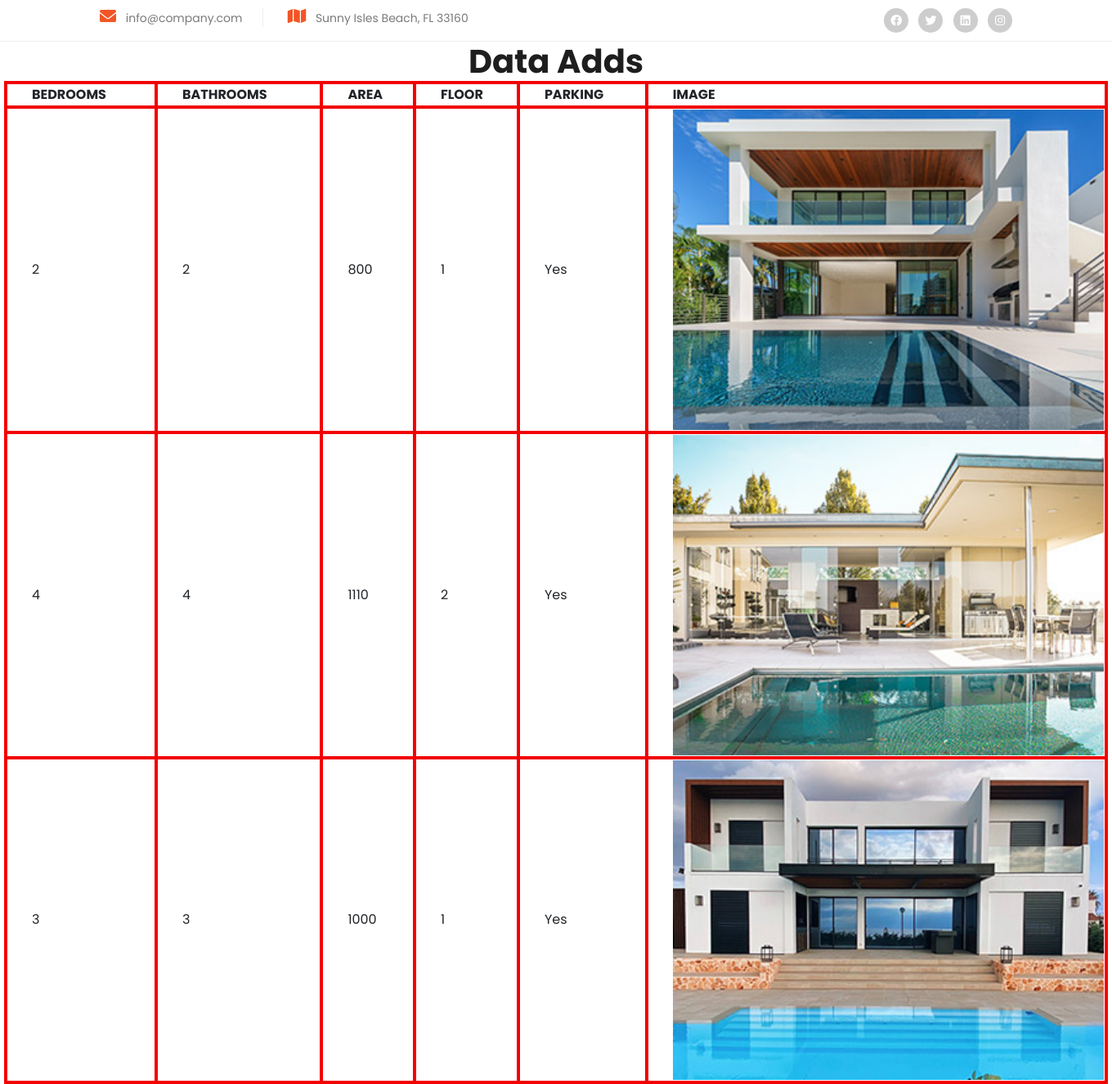
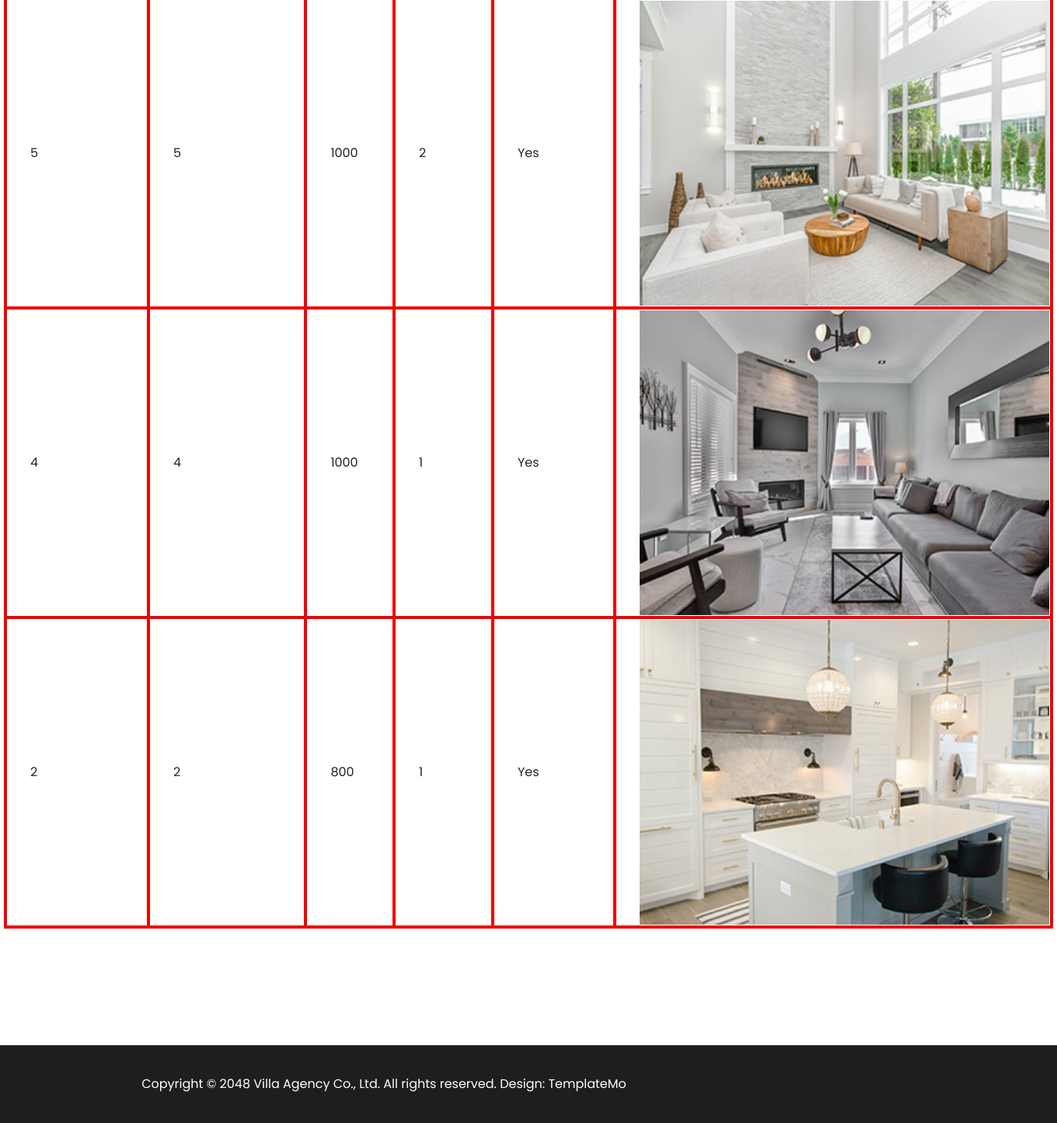
Page /dview/ on the committed database (2 pictures, top to bottom).
### villapp/models.py (models this page shows)
class Data(models.Model):
    BED = models.CharField(max_length=50)
    BATH = models.CharField(max_length=50)
    ARE = models.CharField(max_length=50)
    FLO = models.CharField(max_length=50)
    PAR = models.CharField(max_length=50)
    IMG = models.ImageField(upload_to='images/')

### villapp/views.py (the view)
# urls.py: path('dview/', views.dataviewss, name='dview'),
def dataviewss(request):
    dviews=Data1.objects.all()
    return render(request, 'dataview.html',{'userss':dviews})

### templates/dataview.html (shortened to what this page needs)
{%load static%}
<!DOCTYPE html>
<html lang="en">
  <head>
    <link rel="stylesheet" href="{% static 'vendor/bootstrap/css/bootstrap.min.css' %}">
    <link rel="stylesheet" href="{% static 'css/fontawesome.css' %}">
    <link rel="stylesheet" href="{% static 'css/templatemo-villa-agency.css' %}">
    <link rel="stylesheet" href="{% static 'css/owl.css' %}">
    <link rel="stylesheet" href="{% static 'css/animate.css' %}">
    <link rel="stylesheet"href="https://unpkg.com/swiper@7/swiper-bundle.min.css"/>
  </head>
<body>
  <div class="sub-header">
    <div class="container">
      <div class="row">
        <div class="col-lg-8 col-md-8">
          <ul class="info">
            <li><i class="fa fa-envelope"></i> info@company.com</li>
            <li><i class="fa fa-map"></i> Sunny Isles Beach, FL 33160</li>
          </ul>
        </div>
        <div class="col-lg-4 col-md-4">
          <ul class="social-links">
            <li><a href="#"><i class="fab fa-facebook"></i></a></li>
            <li><a href="https://x.com/minthu" target="_blank"><i class="fab fa-twitter"></i></a></li>
            <li><a href="#"><i class="fab fa-linkedin"></i></a></li>
            <li><a href="#"><i class="fab fa-instagram"></i></a></li>
          </ul>
        </div>
      </div>
    </div>
  </div>
  <center>
    <h1>Data Adds</h1>
<table style="width:1350px ; height: 200px;">
    <th>BEDROOMS</th>
    <th>BATHROOMS</th>
    <th>AREA</th>
    <th>FLOOR</th>
    <th>PARKING</th>
    <th>IMAGE</th>
    {% for obj in userss %}
    <tr>
        <td>{{obj.BED}}</td>
        <td>{{obj.BATH}}</td>
        <td>{{obj.ARE}}</td>
        <td>{{obj.FLO}}</td>
        <td>{{obj.PAR}}</td>
        {% if obj.IMG %}
        <td><img src="{{obj.IMG.url}}"></img></td>
        {% endif %}
    </tr>
    {% endfor %}
</table>
</center>
  <footer>
    <div class="container">
      <div class="col-lg-8">
        <p>Copyright © 2048 Villa Agency Co., Ltd. All rights reserved.
        Design: <a rel="nofollow" href="https://templatemo.com" target="_blank">TemplateMo</a></p>
      </div>
    </div>
  </footer>
  </body>
</html>

### static/css/templatemo-villa-agency.css (style rules this page uses)
html, body, div, span, applet, object, iframe, h1, h2, h3, h4, h5, h6, p, blockquote, div pre, a, abbr, acronym, address, big, cite, code, del, dfn, em, font, img, ins, kbd, q, s, samp, small, strike, strong, sub, sup, tt, var, b, u, i, center, dl, dt, dd, ol, ul, li, figure, header, nav, section, article, aside, footer, figcaption { margin: 0; padding: 0; border: 0; outline: 0; }
ul, li { padding: 0; margin: 0; list-style: none; }
header, nav, section, article, aside, footer, hgroup { display: block; }
* { box-sizing: border-box; }
html, body { font-family: 'Poppins', sans-serif; -ms-text-size-adjust: 100%; -webkit-font-smoothing: antialiased; -moz-osx-font-smoothing: grayscale; }
a { text-decoration: none !important; }
h1, h2, h3, h4, h5, h6 { color: #1e1e1e; margin-top: 0px; margin-bottom: 0px; font-weight: 700; }
ul { margin-bottom: 0px; }
p { font-size: 14px; line-height: 28px; color: #4a4a4a; }
img { width: 100%; overflow: hidden; }
html, body { font-family: 'Poppins', sans-serif; }
.sub-header { background-color: #fff; padding: 10px 0px; border-bottom: 1px solid #eee; }
.sub-header ul li { display: inline-block; }
.sub-header ul.social-links { text-align: right; }
.sub-header ul.social-links li { margin-left: 8px; }
.sub-header ul.social-links li a { display: inline-block; width: 30px; height: 30px; background-color: #cdcdcd; border-radius: 50%; text-align: center; line-height: 30px; color: #fff; font-size: 14px; transition: all .3s; }
.sub-header ul.info li { font-size: 14px; color: #7a7a7a; border-right: 1px solid #eee; margin-right: 25px; padding-right: 25px; }
.sub-header ul.info li:last-child { margin-right: 0px; padding-right: 0px; border-right: none; }
.sub-header ul.info li i { font-size: 20px; color: #f35525; margin-right: 8px; }
footer { margin-top: 150px; background-color: #1e1e1e; min-height: 100px; }
footer p { text-align: center; line-height: 100px; color: #fff; font-size: 16px; font-weight: 400; }
footer p a { color: #fff; transition: all .3s; position: relative; z-index: 3; }
body { overflow-x: hidden; }

### templates/dataview.html (style rules this page uses)
table, th, td { border: 4px solid rgb(242, 0, 0); border-collapse: collapse; padding-left: 30px; border-radius: 3px; }
th,td { text-align:left }

### rows in the picture
Data: BED "2", BATH "2", ARE "800", FLO "1", PAR "Yes", IMG (picture)
Data: BED "4", BATH "4", ARE "1110", FLO "2", PAR "Yes", IMG (picture)
Data: BED "3", BATH "3", ARE "1000", FLO "1", PAR "Yes", IMG (picture)
Data: BED "5", BATH "5", ARE "1000", FLO "2", PAR "Yes", IMG (picture)
Data: BED "4", BATH "4", ARE "1000", FLO "1", PAR "Yes", IMG (picture)
Data: BED "2", BATH "2", ARE "800", FLO "1", PAR "Yes", IMG (picture)
